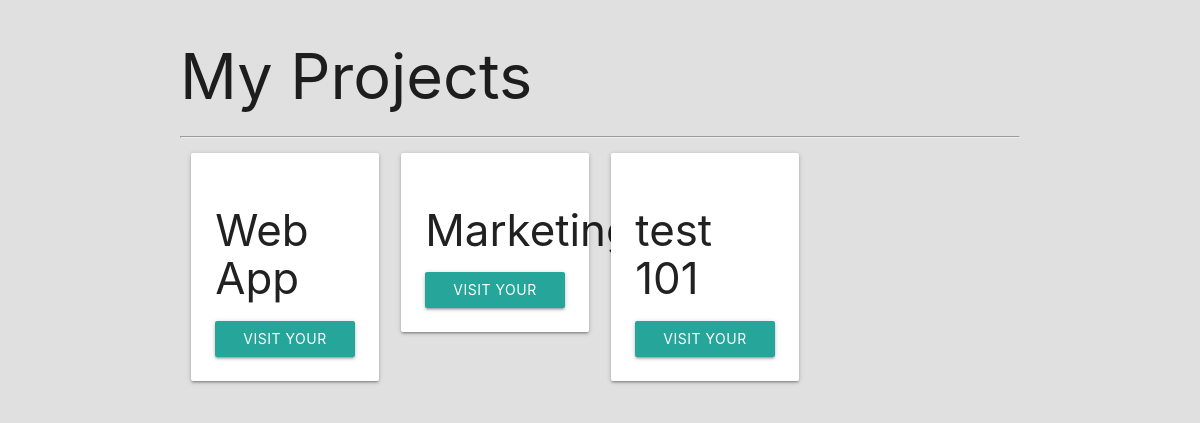
The page / on the database its author committed.
### budget/models.py (models this page shows, shortened)
class Project(models.Model):
    name = models.CharField(max_length=100)
    slug = models.SlugField(max_length=100,unique=True, blank=True)
    budget = models.IntegerField()

### budget/views.py (the view)
# urls.py: path('',views.project_list,name='list'),
def project_list(request):
    project_list = Project.objects.all()
    return render(request,'budget/project-list.html',{'project_list':project_list})

### budget/templates/budget/project-list.html (shortened to what this page needs)
{% extends 'budget/base.html' %}
{%  block content %}
<div class="container">
    <h1>My Projects</h1>
    <hr>
    <div class="row">
        {% for project in project_list %}
        <div class="col s12 l3">
            <div class="card-panel">
                <h3>{{ project.name }}</h3>
                <a href="{%url 'detail' project.slug %}" class="btn">Visit Your Projects</a>
            </div>
        </div>
        {% endfor %}
    </div>
</div>
{% endblock %}

### budget/static/css/styles.css (style rules this page uses)
html { font-family: "Montserrat"; background-color: #e0e0e0; }
.row { margin: 0 !important; }

### rows shown on the page
Project: name "Web App"
Project: name "Marketing"
Project: name "test 101"
